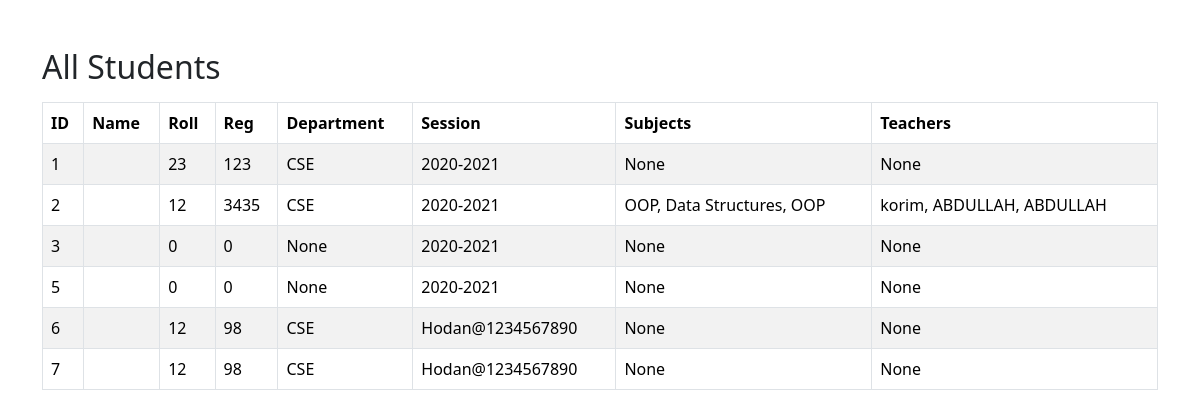
Screenshot of /task/student/ with the database file from the repository.
### app1/models.py (models this page shows, shortened)
class Student(models.Model):
    user=models.OneToOneField(User,on_delete=models.CASCADE,related_name="student",null=True)
    first_name=models.CharField(max_length=100,null=True)
    last_name=models.CharField(max_length=100,null=True)
    roll = models.IntegerField( null=True, blank=True,default=0000000)
    reg = models.IntegerField( null=True, blank=True,default=0000)
    department = models.CharField(max_length=100, null=True, blank=True)
    session = models.CharField(max_length=20, null=True, blank=True,default='2020-2021')
    subjects = models.ManyToManyField('Subject', related_name='students', blank=True)
    teaher = models.ManyToManyField('Teacher', related_name='students', blank=True)

class Subject(models.Model):
    name=models.CharField(max_length=100)

class Teacher(models.Model):
    user=models.OneToOneField(User,on_delete=models.CASCADE,related_name="teacher",null=True)
    name=models.CharField(null=True,max_length=20)
    slary=models.DecimalField(max_digits=10,decimal_places=2)
    subject =models.ManyToManyField(Subject,related_name="teacher_sub")
    department=models.ForeignKey(Department,on_delete=models.CASCADE, related_name="Teachers")

### app1/views.py (the view)
# urls.py: path('student/',student_list.as_view(),name="teacher")
class student_list(ListView):
    model=Student
    template_name="student.html"
    context_object_name="students"

### templates/student.html (shortened to what this page needs)
<!DOCTYPE html>
<html lang="en">
<head>
    <link rel="stylesheet" href="https://cdn.jsdelivr.net/npm/bootstrap@5.3.2/dist/css/bootstrap.min.css">
</head>
<body>
<div class="container mt-5">
    <h2>All Students</h2>
    <table class="table table-bordered table-striped mt-3">
        <thead>
            <tr>
                <th>ID</th>
                <th>Name</th>
                <th>Roll</th>
                <th>Reg</th>
                <th>Department</th>
                <th>Session</th>
                <th>Subjects</th>
                <th>Teachers</th>
            </tr>
        </thead>
        <tbody>
            {% for student in students %}
            <tr>
                <td>{{ student.id }}</td>
                <td>{{ student.name }}</td>
                <td>{{ student.roll }}</td>
                <td>{{ student.reg }}</td>
                <td>{{ student.department }}</td>
                <td>{{ student.session }}</td>
                <td>
                    {% for subject in student.subjects.all %}
                        {{ subject.name }}{% if not forloop.last %}, {% endif %}
                    {% empty %}
                        None
                    {% endfor %}
                </td>
                <td>
                    {% for teacher in student.teaher.all %}
                        {{ teacher.name }}{% if not forloop.last %}, {% endif %}
                    {% empty %}
                        None
                    {% endfor %}
                </td>
            </tr>
            {% empty %}
            <tr>
                <td colspan="8" class="text-center">No students found.</td>
            </tr>
            {% endfor %}
        </tbody>
    </table>
</div>
</body>
</html>

### rows the page displays
Student: id "1", roll "23", reg "123", department "CSE", session "2020-2021"
Student: id "2", roll "12", reg "3435", department "CSE", session "2020-2021"
Subject: name "OOP"
Subject: name "Data Structures"
Subject: name "OOP"
Teacher: name "korim"
Teacher: name "ABDULLAH"
Teacher: name "ABDULLAH"
Student: id "3", roll "0", reg "0", department "None", session "2020-2021"
Student: id "5", roll "0", reg "0", department "None", session "2020-2021"
Student: id "6", roll "12", reg "98", department "CSE", session "Hodan@1234567890"
Student: id "7", roll "12", reg "98", department "CSE", session "Hodan@1234567890"
